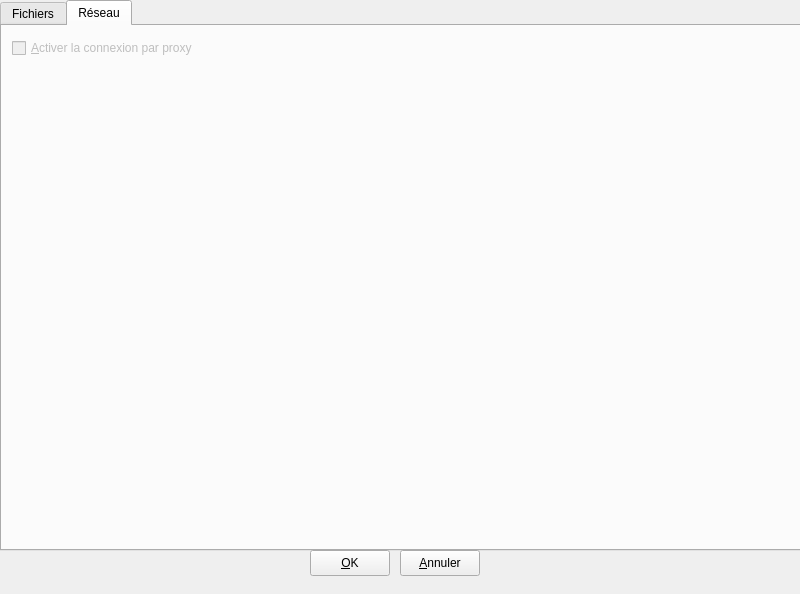
<?xml version="1.0" encoding="UTF-8"?>
<ui version="4.0">
 <class>frm_options</class>
 <widget class="QMainWindow" name="frm_options">
  <property name="geometry">
   <rect>
    <x>0</x>
    <y>0</y>
    <width>800</width>
    <height>594</height>
   </rect>
  </property>
  <property name="windowTitle">
   <string>Amapy options</string>
  </property>
  <property name="windowIcon">
   <iconset resource="../ressources/amares.qrc">
    <normaloff>:/Options/fichiers/Options/icons8-engrenage-94.png</normaloff>:/Options/fichiers/Options/icons8-engrenage-94.png</iconset>
  </property>
  <widget class="QWidget" name="centralwidget">
   <widget class="QTabWidget" name="tabw_options">
    <property name="enabled">
     <bool>true</bool>
    </property>
    <property name="geometry">
     <rect>
      <x>0</x>
      <y>0</y>
      <width>801</width>
      <height>551</height>
     </rect>
    </property>
    <property name="currentIndex">
     <number>1</number>
    </property>
    <property name="documentMode">
     <bool>false</bool>
    </property>
    <widget class="QWidget" name="tab_fichiers">
     <property name="enabled">
      <bool>true</bool>
     </property>
     <attribute name="title">
      <string>Fichiers</string>
     </attribute>
     <widget class="QComboBox" name="cbx_extensions">
      <property name="geometry">
       <rect>
        <x>170</x>
        <y>95</y>
        <width>79</width>
        <height>26</height>
       </rect>
      </property>
      <item>
       <property name="text">
        <string>jpg</string>
       </property>
      </item>
      <item>
       <property name="text">
        <string>jpeg</string>
       </property>
      </item>
      <item>
       <property name="text">
        <string>png</string>
       </property>
      </item>
      <item>
       <property name="text">
        <string>pdf</string>
       </property>
      </item>
     </widget>
     <widget class="QLabel" name="lbl_bdd">
      <property name="geometry">
       <rect>
        <x>0</x>
        <y>10</y>
        <width>201</width>
        <height>18</height>
       </rect>
      </property>
      <property name="text">
       <string>Chemin de la base de &amp;données :</string>
      </property>
      <property name="buddy">
       <cstring>edt_bdd</cstring>
      </property>
     </widget>
     <widget class="QLabel" name="lbl_export">
      <property name="geometry">
       <rect>
        <x>0</x>
        <y>40</y>
        <width>201</width>
        <height>18</height>
       </rect>
      </property>
      <property name="text">
       <string>Chemin du répertoire d'&amp;export :</string>
      </property>
      <property name="buddy">
       <cstring>edt_export</cstring>
      </property>
     </widget>
     <widget class="QLabel" name="lbl_images">
      <property name="geometry">
       <rect>
        <x>0</x>
        <y>70</y>
        <width>261</width>
        <height>18</height>
       </rect>
      </property>
      <property name="text">
       <string>Chemin d'export de stockage des &amp;images :</string>
      </property>
      <property name="buddy">
       <cstring>edt_images</cstring>
      </property>
     </widget>
     <widget class="QLabel" name="lbl_extensions">
      <property name="geometry">
       <rect>
        <x>0</x>
        <y>100</y>
        <width>171</width>
        <height>18</height>
       </rect>
      </property>
      <property name="text">
       <string>Extensions des &amp;graphiques</string>
      </property>
      <property name="buddy">
       <cstring>cbx_extensions</cstring>
      </property>
     </widget>
     <widget class="QLineEdit" name="edt_bdd">
      <property name="geometry">
       <rect>
        <x>210</x>
        <y>5</y>
        <width>551</width>
        <height>26</height>
       </rect>
      </property>
      <property name="echoMode">
       <enum>QLineEdit::Normal</enum>
      </property>
      <property name="readOnly">
       <bool>true</bool>
      </property>
     </widget>
     <widget class="QLineEdit" name="edt_export">
      <property name="geometry">
       <rect>
        <x>210</x>
        <y>35</y>
        <width>551</width>
        <height>26</height>
       </rect>
      </property>
      <property name="readOnly">
       <bool>true</bool>
      </property>
     </widget>
     <widget class="QLineEdit" name="edt_images">
      <property name="geometry">
       <rect>
        <x>260</x>
        <y>65</y>
        <width>500</width>
        <height>26</height>
       </rect>
      </property>
      <property name="readOnly">
       <bool>true</bool>
      </property>
     </widget>
     <widget class="QToolButton" name="tbn_bdd">
      <property name="geometry">
       <rect>
        <x>770</x>
        <y>5</y>
        <width>25</width>
        <height>25</height>
       </rect>
      </property>
      <property name="text">
       <string>...</string>
      </property>
      <property name="icon">
       <iconset resource="../ressources/amares.qrc">
        <normaloff>:/Commun/fichiers/Commun/icons8-dossier-ouvert-94.png</normaloff>:/Commun/fichiers/Commun/icons8-dossier-ouvert-94.png</iconset>
      </property>
     </widget>
     <widget class="QToolButton" name="tbtn_export">
      <property name="geometry">
       <rect>
        <x>770</x>
        <y>35</y>
        <width>25</width>
        <height>25</height>
       </rect>
      </property>
      <property name="text">
       <string>...</string>
      </property>
      <property name="icon">
       <iconset resource="../ressources/amares.qrc">
        <normaloff>:/Commun/fichiers/Commun/icons8-dossier-ouvert-94.png</normaloff>:/Commun/fichiers/Commun/icons8-dossier-ouvert-94.png</iconset>
      </property>
     </widget>
     <widget class="QToolButton" name="tbtn_images">
      <property name="geometry">
       <rect>
        <x>770</x>
        <y>65</y>
        <width>25</width>
        <height>25</height>
       </rect>
      </property>
      <property name="text">
       <string>...</string>
      </property>
      <property name="icon">
       <iconset resource="../ressources/amares.qrc">
        <normaloff>:/Commun/fichiers/Commun/icons8-dossier-ouvert-94.png</normaloff>:/Commun/fichiers/Commun/icons8-dossier-ouvert-94.png</iconset>
      </property>
     </widget>
    </widget>
    <widget class="QWidget" name="tab_reseau">
     <attribute name="title">
      <string extracomment="Configuration des options réseau">Réseau</string>
     </attribute>
     <widget class="QCheckBox" name="cb_proxy">
      <property name="enabled">
       <bool>false</bool>
      </property>
      <property name="geometry">
       <rect>
        <x>10</x>
        <y>10</y>
        <width>211</width>
        <height>24</height>
       </rect>
      </property>
      <property name="text">
       <string>&amp;Activer la connexion par proxy</string>
      </property>
     </widget>
    </widget>
   </widget>
   <widget class="QPushButton" name="btn_annuler">
    <property name="geometry">
     <rect>
      <x>400</x>
      <y>550</y>
      <width>80</width>
      <height>26</height>
     </rect>
    </property>
    <property name="text">
     <string>&amp;Annuler</string>
    </property>
    <property name="icon">
     <iconset resource="../ressources/amares.qrc">
      <normaloff>:/Commun/fichiers/Commun/icons8-effacer-94.png</normaloff>:/Commun/fichiers/Commun/icons8-effacer-94.png</iconset>
    </property>
   </widget>
   <widget class="QPushButton" name="btn_ok">
    <property name="geometry">
     <rect>
      <x>310</x>
      <y>550</y>
      <width>80</width>
      <height>26</height>
     </rect>
    </property>
    <property name="maximumSize">
     <size>
      <width>77215</width>
      <height>16777215</height>
     </size>
    </property>
    <property name="layoutDirection">
     <enum>Qt::LeftToRight</enum>
    </property>
    <property name="text">
     <string>&amp;OK</string>
    </property>
    <property name="icon">
     <iconset resource="../ressources/amares.qrc">
      <normaloff>:/Commun/fichiers/Commun/icons8-coche-94.png</normaloff>:/Commun/fichiers/Commun/icons8-coche-94.png</iconset>
    </property>
   </widget>
  </widget>
 </widget>
 <tabstops>
  <tabstop>tabw_options</tabstop>
  <tabstop>edt_bdd</tabstop>
  <tabstop>edt_export</tabstop>
  <tabstop>edt_images</tabstop>
  <tabstop>cbx_extensions</tabstop>
  <tabstop>btn_ok</tabstop>
  <tabstop>btn_annuler</tabstop>
  <tabstop>cb_proxy</tabstop>
 </tabstops>
 <resources>
  <include location="../ressources/amares.qrc"/>
 </resources>
 <connections/>
</ui>
